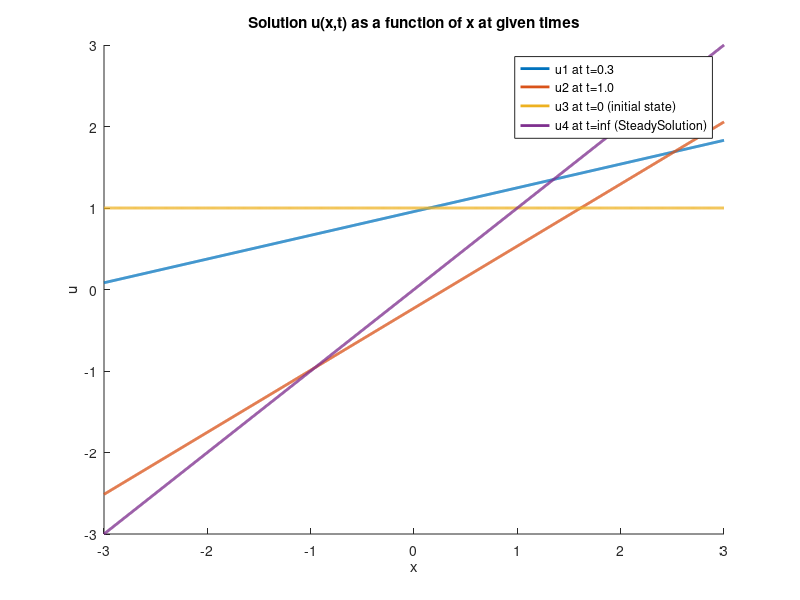

MATLAB code to generate this figure:
% Nikhil Joshi, 1219967502

% Problem 4

x = [-3:0.005:3];
t1 = 0.3;
t2 = 1.0;
t3 = 0;

for n = 1:length(x)
    u1(n) = -x(n) + ((x(n)-sinh(t1)+cosh(t1))/cosh(t1))*exp(t1);
end

for n = 1:length(x)
    u2(n) = -x(n) + ((x(n)-sinh(t2)+cosh(t1))/cosh(t2))*exp(t2);
end

for n = 1:length(x)
    u3(n) = -x(n) + ((x(n)-sinh(t3)+cosh(t3))/cosh(t3))*exp(t3);
end

for n = 1:length(x)
    u4(n)= x(n);
end

% Plotting
hold on
plot(x,u1,'linewidth',2)
plot(x,u2,'linewidth',2)
plot(x,u3,'linewidth',2)
plot(x,u4,'linewidth',2)
xlabel('x');
ylabel('u');
title('Solution u(x,t) as a function of x at given times')
legend('u1 at t=0.3','u2 at t=1.0','u3 at t=0 (initial state)','u4 at t=inf (SteadySolution)','Location','best');
xlim([-3 3]);
hold off
